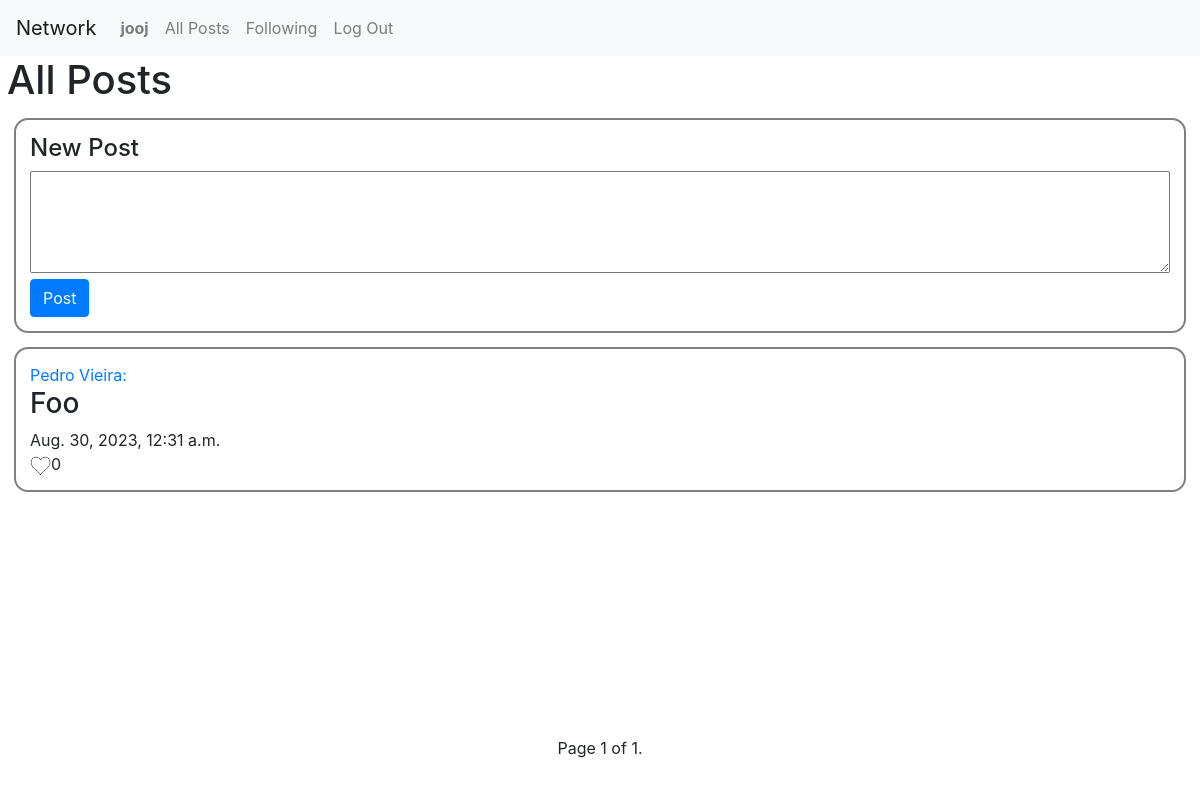
/ (signed in), run on an earlier commit of the app's database.
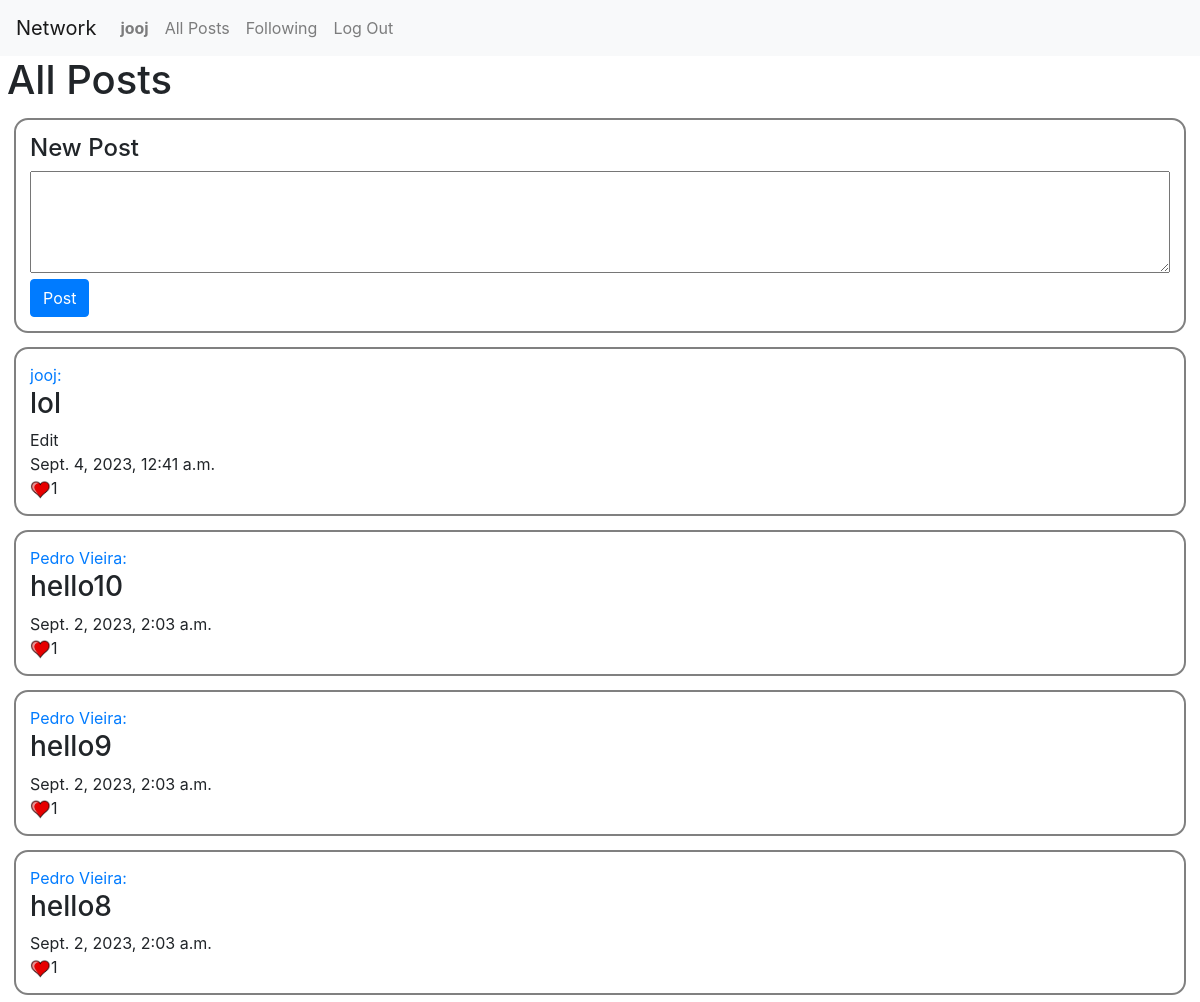
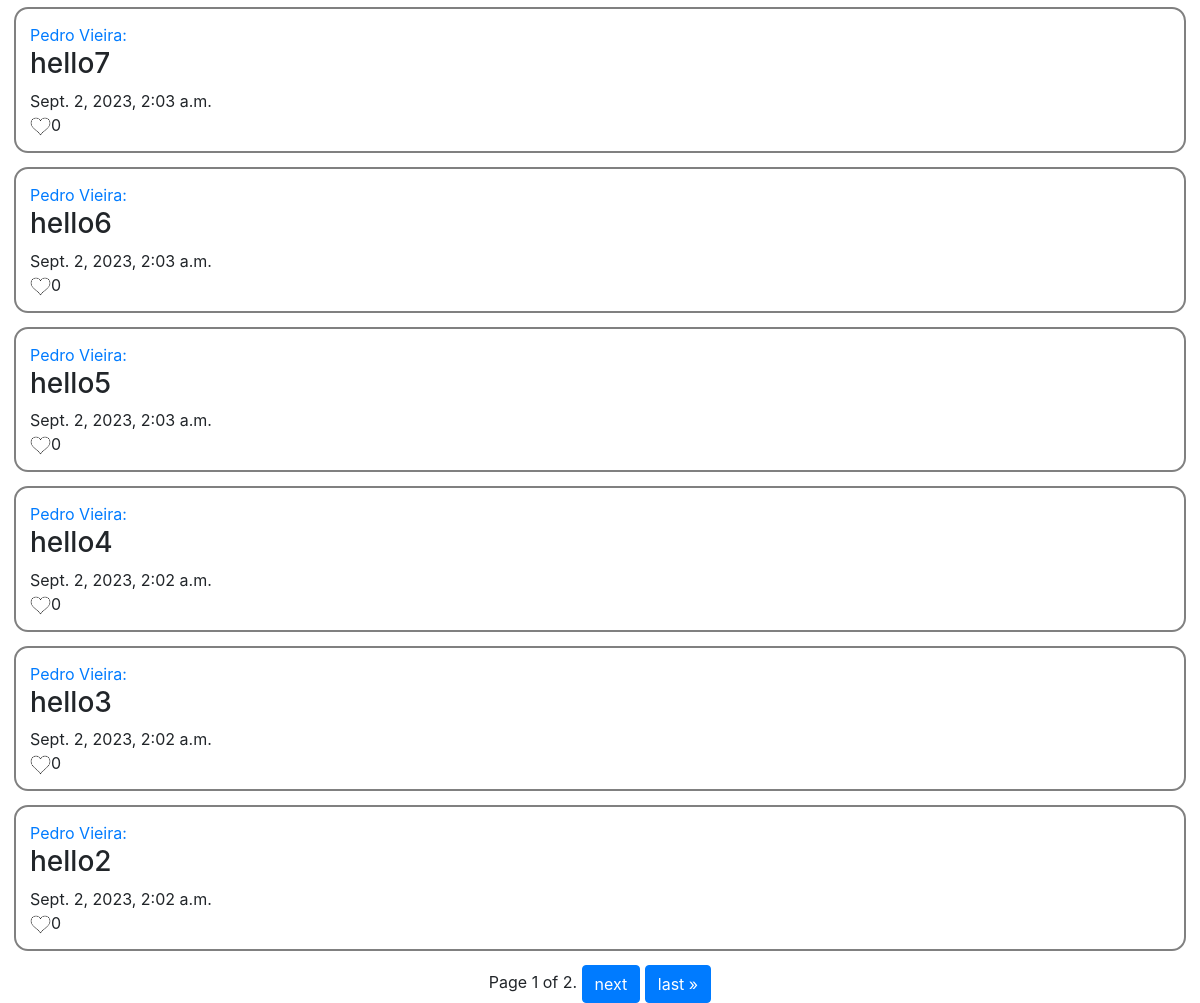
And on a later commit of the database (2 pictures, top to bottom).
### network/models.py (models this page shows)
class Post(models.Model):
    user = models.ForeignKey(User, on_delete=models.CASCADE, related_name="posts")
    text = models.CharField(max_length=999)
    date = models.DateTimeField(auto_now_add=True)
    likes = models.ManyToManyField(User, related_name='likes', blank=True, serialize=False)
    def serialize(self):
        return {
            "id": self.id,
            "user": self.user.id,
            "text": self.text,
            "date": self.date,
        }

class User(AbstractUser):
    following = models.ManyToManyField('self', blank=True, symmetrical=False)

### network/views.py (the view)
# urls.py: path("", views.index, name="index"),
@login_required(login_url="login")
def index(request):
    if request.method == "POST":
        text = request.POST["text"]
        if text:
            post = Post(user=request.user, text=text)
            post.save()
            return HttpResponseRedirect(reverse('index'))
        else:
            return render(request, "network/erro.html", {
                "error": "You need to put a text in the post"
            })
    else:
        posts = Post.objects.all().order_by('-id')
        paginator = Paginator(posts, 10)
        page_number = request.GET.get('page')
        page_obj = paginator.get_page(page_number)
        return render(request, "network/index.html", {
            "posts": page_obj
        })

### network/templates/network/index.html (shortened to what this page needs)
{% extends "network/layout.html" %}
{% load static %}
{% block body %}
    <div class="main">
    <h1 style="padding-left: 7px">All Posts</h1>
    <div class ="post" >
        <h4>New Post</h4>
        <form action="{% url 'index' %}" method="post">
            <textarea name="text" rows="4" style="width: 100%"></textarea><br>
            <input type="submit" value="Post" class="btn btn-primary">
        </form>
    </div>
    {% if posts %}
        {% for post in posts %}
            <div class ="post"  >
                <a href="/profile/{{ post.user.id }}"><p>{{ post.user }}: </p></a>
                <div id = {{ post.id }}>
                    <h3>{{ post.text }}</h3>
                    {% if post.user == user %}
                        <p onclick="edit({{ user.id }},{{ post.id }})" class="edit">Edit</p>
                    {% endif %}
                </div>
                <p>{{ post.date }}</p>
                <div id="like-{{ post.id }}"><p><img
                         {% if user in post.likes.all %}
                             src="{% static 'imgs/yes.png' %}"
                        {% else %}
                             src="{% static 'imgs/no.png' %}"
                        {% endif %}
                        alt="like" id = "like-{{ post.id }}-img" class="like" onclick="like(event,{{ post.id }}, {{ post.likes.all|length }})">{{ post.likes.all|length }}</p>
                </div>
            </div>
        {% endfor %}
    {% endif %}
    </div>
    <div class="pagination">
    <div>
    <span class="step-links">
        <span class="current">
            Page {{ posts.number }} of {{ posts.paginator.num_pages }}.
        </span>
        {% if posts.has_next %}
            <a href="?page={{ posts.next_page_number }}" class="btn btn-primary">next</a>
            <a href="?page={{ posts.paginator.num_pages }}" class="btn btn-primary">last &raquo;</a>
        {% endif %}
    </span>
    </div>
    </div>
{% endblock %}

What changed in the data, as far as the page shows it:
no longer on this page (row unchanged): Post: user "Pedro Vieira", text "Foo", date "Aug. 30, 2023, 12:31 a.m.", likes.all|length "0"
added Post: user "jooj", text "lol", date "Sept. 4, 2023, 12:41 a.m.", likes.all|length "1"
added Post: user "Pedro Vieira", text "hello10", date "Sept. 2, 2023, 2:03 a.m.", likes.all|length "1"
added Post: user "Pedro Vieira", text "hello9", date "Sept. 2, 2023, 2:03 a.m.", likes.all|length "1"
added Post: user "Pedro Vieira", text "hello8", date "Sept. 2, 2023, 2:03 a.m.", likes.all|length "1"
added Post: user "Pedro Vieira", text "hello7", date "Sept. 2, 2023, 2:03 a.m.", likes.all|length "0"
added Post: user "Pedro Vieira", text "hello6", date "Sept. 2, 2023, 2:03 a.m.", likes.all|length "0"
added Post: user "Pedro Vieira", text "hello5", date "Sept. 2, 2023, 2:03 a.m.", likes.all|length "0"
added Post: user "Pedro Vieira", text "hello4", date "Sept. 2, 2023, 2:02 a.m.", likes.all|length "0"
added Post: user "Pedro Vieira", text "hello3", date "Sept. 2, 2023, 2:02 a.m.", likes.all|length "0"
added Post: user "Pedro Vieira", text "hello2", date "Sept. 2, 2023, 2:02 a.m.", likes.all|length "0"
Also different on the page:
{{ posts.paginator.num_pages }}: "1" → "2"
text now shown: "next last »"
